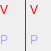
    <widget class="QFrame" name="frame_14">
     <property name="geometry">
      <rect>
       <x>1280</x>
       <y>860</y>
       <width>51</width>
       <height>51</height>
      </rect>
     </property>
     <property name="styleSheet">
      <string notr="true">color:red;</string>
     </property>
     <property name="frameShape">
      <enum>QFrame::Shape::VLine</enum>
     </property>
     <property name="frameShadow">
      <enum>QFrame::Shadow::Plain</enum>
     </property>
     <widget class="QLabel" name="label_38">
      <property name="geometry">
       <rect>
        <x>0</x>
        <y>30</y>
        <width>9</width>
        <height>20</height>
       </rect>
      </property>
      <property name="styleSheet">
       <string notr="true">color:rgb(170, 170, 255);</string>
      </property>
      <property name="text">
       <string>P</string>
      </property>
     </widget>
     <widget class="QLabel" name="label_37">
      <property name="geometry">
       <rect>
        <x>0</x>
        <y>0</y>
        <width>9</width>
        <height>20</height>
       </rect>
      </property>
      <property name="text">
       <string>V</string>
      </property>
     </widget>
     <widget class="QLabel" name="label_82">
      <property name="geometry">
       <rect>
        <x>30</x>
        <y>30</y>
        <width>9</width>
        <height>20</height>
       </rect>
      </property>
      <property name="styleSheet">
       <string notr="true">color:rgb(170, 170, 255);</string>
      </property>
      <property name="text">
       <string>P</string>
      </property>
     </widget>
     <widget class="QLabel" name="label_83">
      <property name="geometry">
       <rect>
        <x>30</x>
        <y>0</y>
        <width>9</width>
        <height>20</height>
       </rect>
      </property>
      <property name="text">
       <string>V</string>
      </property>
     </widget>
    </widget>
